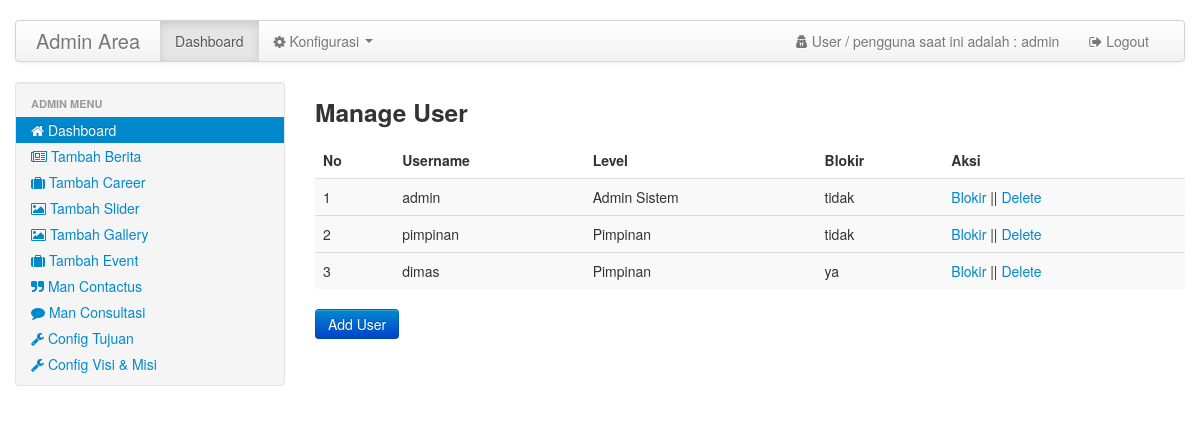
Page /adm_alrahma/homeadmin.php?pg=user (signed in) on the committed database.
### tables this page shows
CREATE TABLE IF NOT EXISTS `tujuan` (
`id_tujuan` int(10) NOT NULL,
  `ket_tujuan` text NOT NULL
);

CREATE TABLE IF NOT EXISTS `visimisi` (
`id_visimisi` int(100) NOT NULL,
  `ket_visimisi` text NOT NULL
);

CREATE TABLE IF NOT EXISTS `hak_akses` (
`id_hak_akses` int(100) NOT NULL,
  `username` varchar(50) NOT NULL,
  `password` varchar(32) NOT NULL,
  `level` enum('0','1') NOT NULL,
  `blokir` enum('ya','tidak') NOT NULL
);

### config/config.php (called while the page is built, shortened)
<?php
$base_url 	="http://localhost/Alrahma/";
?>

### adm_alrahma/pages/user.php (the view)
<div>
  <h3>Manage User</h3>
</div>
<div>
  <table width="100%" border="0" cellspacing="0" cellpadding="0" class="table table-striped">
    <thead>
      <tr>
        <th>No</th>
        <th>Username</th>
        <th>Level</th>
        <th>Blokir</th>
        <th>Aksi</th>
      </tr>
    </thead>
    <?php
      $no=1;
      $rw=mysqli_query($con,"SELECT * FROM hak_akses");
      while($s=mysqli_fetch_array($rw)) {
       if ($s['level']==0) {
         $status_user = 'Admin Sistem';
       }elseif ($s['level']==1) {
         $status_user = 'Pimpinan';
       }
    ?>
    <tbody>
    <tr>
      <td><?php echo $no; ?></td>
      <td><?php echo $s['username']; ?></td>
      <td><?php echo $status_user; ?></td>
      <td><?php echo $s['blokir']; ?></td>
      <td>
          <a href="homeadmin.php?pg=edituser&id=<?php echo $s['id_hak_akses'];?>"><i> </i> Blokir </a>||
          <a href="proses/proses_konfigurasi.php?act=deleteuser&id=<?php echo $s['id_hak_akses']; ?>"><i></i> Delete </a>
      </td>
    </tr>
    <?php $no++; } ?>
  </table>
</div>
<div>
  <a href="homeadmin.php?pg=adduser" class="btn btn-primary">Add User</a>
</div>

### adm_alrahma/homeadmin.php (shortened to what this page needs)
<?php session_start();
include("../config/config.php");
?>
<!DOCTYPE html>
<html lang="en">
<head>
	<link href="<?php echo $base_url;?>adm_alrahma/css/bootstrap.css" rel="stylesheet">
	<link href="<?php echo $base_url;?>adm_alrahma/css/bootstrap-responsive.min.css" rel="stylesheet">
	<link href="<?php echo $base_url;?>adm_alrahma/css/site.css" rel="stylesheet">
	<link href="css/paging.css" rel="stylesheet">
	<link href="css/bootstrap-datepicker.css" rel="stylesheet">
	<link href="<?php echo $base_url;?>adm_alrahma/js/jquery.dataTables.css" type="text/css" rel="stylesheet">
	<link rel="stylesheet" href="css/font-awesome-4.6.3/css/font-awesome.min.css">
	</head>
<body>
<div class="container">
	<div class="navbar">
		<div class="navbar-inner">
				<a class="brand" href="#">Admin Area</a>
				<div class="nav-collapse">
					<ul class="nav">
						<li class="active">
							<a href="homeadmin.php">Dashboard</a>
						</li>
                        <li class="dropdown">
                        	<a href="" class="dropdown-toggle" data-toggle="dropdown"><i class="fa fa-cog"></i> Konfigurasi <b class="caret"></b></a>
						</li>
					</ul>
					<ul class="nav pull-right">
						<li>
							<a href=""><i class="fa fa-user-secret"></i> User / pengguna saat ini adalah : <?php echo $_SESSION['username']; ?></a>
						</li>
						<li>
							<a href="auth/logout.php"  onclick="return confirm('Anda yakin ingin keluar sistem !!');"><i class="fa fa-sign-out"></i> Logout</a>
						</li>
					</ul>
				</div>
		</div>
	</div>
	<div class="row">
		<div class="span3">
			<div class="well" style="padding: 8px 0;">
				<ul class="nav nav-list">
					<li class="nav-header">Admin Menu</li>
					<li class="active">
						<a href="homeadmin.php?pg=dashboard"><i class="fa fa-home"></i> Dashboard</a>
					</li>
					<li>
					  	<a href="homeadmin.php?pg=news"><i class="fa fa-newspaper-o"></i> Tambah Berita</a>
					</li>
					<li>
					  	<a href="homeadmin.php?pg=career"><i class="fa fa-suitcase"></i> Tambah Career</a>
					</li>
         			<li>
				 	 	<a href="homeadmin.php?pg=slider"><i class="fa fa-picture-o"></i> Tambah Slider</a>
					</li>
					<li>
				 	 	<a href="homeadmin.php?pg=gallery"><i class="fa fa-picture-o"></i> Tambah Gallery</a>
					</li>
					<li>
				 	 	<a href="homeadmin.php?pg=event"><i class="fa fa-suitcase"></i> Tambah Event</a>
					</li>
					 <li>
				 	 	<a href="homeadmin.php?pg=contactus"><i class="fa fa-quote-right"></i> Man Contactus</a>
					</li>
					 <li>
				 	 	<a href="homeadmin.php?pg=mantestimoni"><i class="fa fa-comment"></i> Man Consultasi</a>
					</li>
					<li>
						<?php $rw=mysqli_query($con,"SELECT * FROM tujuan"); while($s=mysqli_fetch_array($rw)) { ?>
						<a href="homeadmin.php?pg=tujuan&id=<?php echo $s['id_tujuan']; ?>"><i class="fa fa-wrench"></i> Config Tujuan</a>
	 	 				<?php } ?>
					</li>
					<li>
						<?php $rw=mysqli_query($con,"SELECT * FROM visimisi"); while($s=mysqli_fetch_array($rw)) { ?>
	 	 				<a href="homeadmin.php?pg=visimisi&id=<?php echo $s['id_visimisi']; ?>"><i class="fa fa-wrench"></i> Config Visi & Misi </a>
	 	 				<?php } ?>
					</li>
				</ul>
			</div>
		</div>
		<div class="span9">
			<?php  include "libs/conf_pageadmn.php";?>
	  	</div>
	</div>
</body>
</html>

### adm_alrahma/css/site.css (style rules this page uses)
body { padding-top:20px; padding-bottom:20px; }
.navbar { position: relative; z-index: 2; margin-bottom: 20px; overflow: visible; color: #777777; }
.navbar-inner { min-height: 40px; padding-right: 20px; padding-left: 20px; background-color: #fafafa; background-image: -moz-linear-gradient(top, #ffffff, #f2f2f2); background-image: -webkit-gradient(linear, 0 0, 0 100%, from(#ffffff), to(#f2f2f2)); background-image: -webkit-linear-gradient(top, #ffffff, #f2f2f2); background-image: -o-linear-gradient(top, #ffffff, #f2f2f2); background-image: linear-gradient(to bottom, #ffffff, #f2f2f2); background-repeat: repeat-x; border: 1px solid #d4d4d4; -webkit-border-radius: 4px; -moz-border-radius: 4px; border-radius: 4px; filter: progid:DXImageTransform.Microsoft.gradient(startColorstr='#ffffffff', endColorstr='#fff2f2f2', GradientType=0); *zoom: 1; -webkit-box-shadow: 0 1px 4px rgba(0, 0, 0, 0.065); -moz-box-shadow: 0 1px 4px rgba(0, 0, 0, 0.065); box-shadow: 0 1px 4px rgba(0, 0, 0, 0.065); }
.navbar-inner:before, .navbar-inner:after { display: table; line-height: 0; content: ""; }
.navbar-inner:after { clear: both; }
.navbar .brand { display: block; float: left; padding: 10px 20px 10px; margin-left: -20px; font-size: 20px; font-weight: 200; color: #777777; text-shadow: 0 1px 0 #ffffff; }

### adm_alrahma/css/paging.css (style rules this page uses)
a { color: #0088cc; text-decoration: none; }
ul { padding: 0; }

### rows in the picture
hak_akses: username "admin", level "Admin Sistem", blokir "tidak"
hak_akses: username "pimpinan", level "Pimpinan", blokir "tidak"
hak_akses: username "dimas", level "Pimpinan", blokir "ya"

### other values in the picture
$_SESSION['username'] "admin"
